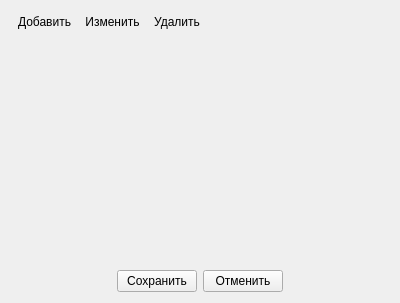
<?xml version="1.0" encoding="UTF-8"?>
<ui version="4.0">
 <class>RTPTechGroup::ModelerIde::PropRef</class>
 <widget class="QWidget" name="RTPTechGroup::ModelerIde::PropRef">
  <property name="geometry">
   <rect>
    <x>0</x>
    <y>0</y>
    <width>400</width>
    <height>303</height>
   </rect>
  </property>
  <property name="windowTitle">
   <string>Form</string>
  </property>
  <layout class="QVBoxLayout" name="verticalLayout">
   <item>
    <layout class="QHBoxLayout" name="horizontalLayoutPropTool">
     <property name="spacing">
      <number>0</number>
     </property>
     <item>
      <widget class="QToolButton" name="toolButtonAdd">
       <property name="text">
        <string>Добавить</string>
       </property>
       <property name="icon">
        <iconset resource="modeleride.qrc">
         <normaloff>:/add</normaloff>:/add</iconset>
       </property>
       <property name="iconSize">
        <size>
         <width>16</width>
         <height>16</height>
        </size>
       </property>
       <property name="toolButtonStyle">
        <enum>Qt::ToolButtonTextBesideIcon</enum>
       </property>
       <property name="autoRaise">
        <bool>true</bool>
       </property>
      </widget>
     </item>
     <item>
      <widget class="QToolButton" name="toolButtonEdit">
       <property name="text">
        <string>Изменить</string>
       </property>
       <property name="icon">
        <iconset resource="modeleride.qrc">
         <normaloff>:/edit</normaloff>:/edit</iconset>
       </property>
       <property name="iconSize">
        <size>
         <width>16</width>
         <height>16</height>
        </size>
       </property>
       <property name="toolButtonStyle">
        <enum>Qt::ToolButtonTextBesideIcon</enum>
       </property>
       <property name="autoRaise">
        <bool>true</bool>
       </property>
      </widget>
     </item>
     <item>
      <widget class="QToolButton" name="toolButtonDel">
       <property name="text">
        <string>Удалить</string>
       </property>
       <property name="icon">
        <iconset resource="modeleride.qrc">
         <normaloff>:/remove</normaloff>:/remove</iconset>
       </property>
       <property name="iconSize">
        <size>
         <width>16</width>
         <height>16</height>
        </size>
       </property>
       <property name="toolButtonStyle">
        <enum>Qt::ToolButtonTextBesideIcon</enum>
       </property>
       <property name="autoRaise">
        <bool>true</bool>
       </property>
      </widget>
     </item>
     <item>
      <spacer name="horizontalSpacer">
       <property name="orientation">
        <enum>Qt::Horizontal</enum>
       </property>
       <property name="sizeHint" stdset="0">
        <size>
         <width>40</width>
         <height>20</height>
        </size>
       </property>
      </spacer>
     </item>
    </layout>
   </item>
   <item>
    <widget class="RefWidget" name="refWidget" native="true"/>
   </item>
   <item>
    <widget class="RefItemWidget" name="refItemWidget" native="true">
     <property name="sizePolicy">
      <sizepolicy hsizetype="Preferred" vsizetype="Expanding">
       <horstretch>0</horstretch>
       <verstretch>0</verstretch>
      </sizepolicy>
     </property>
    </widget>
   </item>
   <item>
    <layout class="QHBoxLayout" name="horizontalLayoutPropSave">
     <item>
      <spacer name="horizontalSpacerRightProp">
       <property name="orientation">
        <enum>Qt::Horizontal</enum>
       </property>
       <property name="sizeHint" stdset="0">
        <size>
         <width>40</width>
         <height>20</height>
        </size>
       </property>
      </spacer>
     </item>
     <item>
      <widget class="QPushButton" name="pushButtonPropSave">
       <property name="text">
        <string>Сохранить</string>
       </property>
      </widget>
     </item>
     <item>
      <widget class="QPushButton" name="pushButtonPropCancel">
       <property name="text">
        <string>Отменить</string>
       </property>
      </widget>
     </item>
     <item>
      <spacer name="horizontalSpacerLeftProp">
       <property name="orientation">
        <enum>Qt::Horizontal</enum>
       </property>
       <property name="sizeHint" stdset="0">
        <size>
         <width>40</width>
         <height>20</height>
        </size>
       </property>
      </spacer>
     </item>
    </layout>
   </item>
  </layout>
 </widget>
 <customwidgets>
  <customwidget>
   <class>RefWidget</class>
   <extends>QWidget</extends>
   <header>refwidget.h</header>
   <container>1</container>
  </customwidget>
  <customwidget>
   <class>RefItemWidget</class>
   <extends>QWidget</extends>
   <header>refitemwidget.h</header>
   <container>1</container>
  </customwidget>
 </customwidgets>
 <resources>
  <include location="modeleride.qrc"/>
 </resources>
 <connections/>
</ui>
